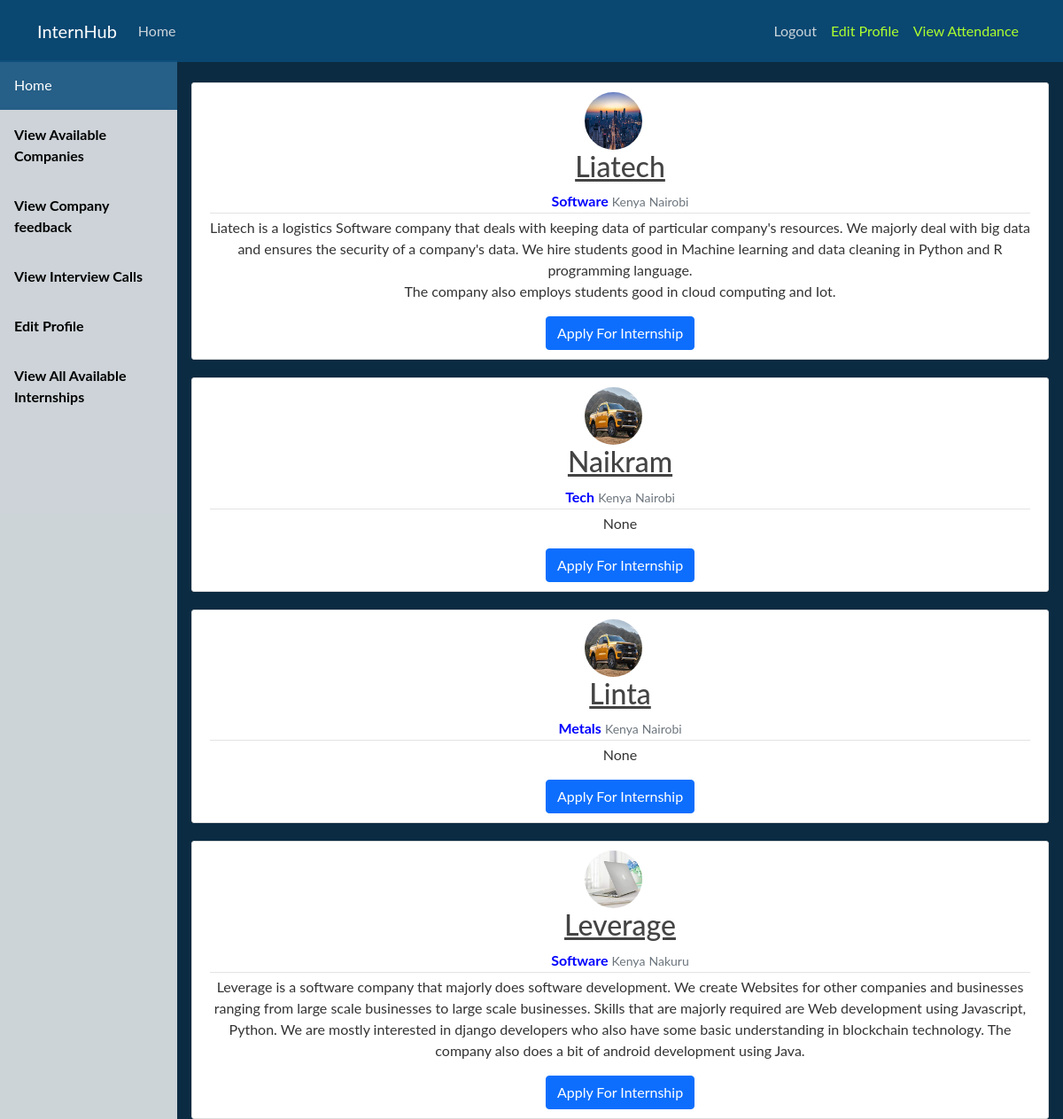
The page /student/view-companies (signed in) on the database its author committed.
### company/models.py (models this page shows)
class Company(models.Model):
    user  = models.OneToOneField(User, on_delete=models.CASCADE)
    field = models.CharField(max_length=200, null=True)
    country = models.CharField(max_length=200, null=True)
    city = models.CharField(max_length=200, null=True)
    profilePic = models.ImageField(default='default.jpg', upload_to='profile_pics')
    description = models.TextField(null=True)
    opened = models.CharField(max_length=20, null=True)

### student/views.py (the view)
# urls.py: path('view-companies', ListCompanies.as_view(), name='view-companies'),
class ListCompanies(LoginRequiredMixin, ListView):
    model = Company
    template_name= 'student/view_companies.html'
    context_object_name = 'Companies'
    paginate_by = 5

### student/templates/student/view_companies.html (shortened to what this page needs)
{% extends 'student/dashboard_base.html' %}
{% block body %}
<br>
{% for company in Companies %}
    <article class="media content-section">
        <img  class="rounded-circle article-img" src="{{ company.profilePic.url }}" >
        <div class="media-body">
            <h2><a class="article-title" href="#">{{ company.user.username }}</a></h2>
            <div class="article-metadata">
                <b style="color: blue;" >{{ company.field }}</b>
                <small class="text-muted">{{ company.country }}</small>
                <small class="text-muted">{{ company.city }}</small>
            </div>
            <p class="article-content">{{ company.description }}</p>
            <a class="btn btn-primary" href="#" role="button">Apply For Internship</a>
        </div>
    </article>
    {% endfor %}
{% endblock %}

### Intern/static/Intern/main.css (style rules this page uses)
body { background: #fafafa; color: #333333; margin-top: 5rem; }
h1, h2, h3, h4, h5, h6 { color: #444444; }
.content-section { background: #ffffff; padding: 10px 20px; border: 1px solid #dddddd; border-radius: 3px; margin-bottom: 20px; }
.article-title { color: #444444; }
.article-content { white-space: pre-line; }
.article-img { height: 65px; width: 65px; margin-right: 16px; }
.article-metadata { padding-bottom: 1px; margin-bottom: 4px; border-bottom: 1px solid #e3e3e3 }

### student/templates/student/dashboard_base.html (style rules this page uses)
body { margin: 0; font-family: "Lato", sans-serif; }

### rows shown on the page
Company: profilePic (picture), user.username "Liatech", field "Software", country "Kenya", city "Nairobi", description "Liatech is a logistics Software company that deals with keeping data of particular company's resources. We majorly deal with big data and ensures the security of a company's data. We hire students good in Machine learning and data cleaning in Python and R programming language. The company also employs students good in cloud computing and Iot."
Company: profilePic (placeholder picture), user.username "Naikram", field "Tech", country "Kenya", city "Nairobi", description "None"
Company: profilePic (placeholder picture), user.username "Linta", field "Metals", country "Kenya", city "Nairobi", description "None"
Company: profilePic (picture), user.username "Leverage", field "Software", country "Kenya", city "Nakuru", description "Leverage is a software company that majorly does software development. We create Websites for other companies and businesses ranging from large scale businesses to large scale businesses. Skills that are majorly required are Web development using Javascript, Python. We are mostly interested in django developers who also have some basic understanding in blockchain technology. The company also does a bit of android development using Java."
